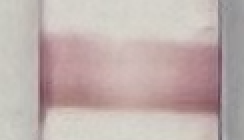
#> input picture Aug18_raw/cockroach/con_0.png, 122 x 70 px (shown 2 times larger); its folder holds 4 pictures in this run
$ python process.py
#> lines starting #> are read from the running program, lines starting #| are printed output that depends on the picture; after the words box and inside, x2 and y2 are one past the last pixel; in counts of white or black regions, pixels touching at a corner belong together
from pathlib import Path
from typing import Dict, Any, List, Optional, Tuple
import csv

import cv2
import numpy as np
from tqdm import tqdm

CFG: Dict[str, Any] = {
    "MARGIN": 25,          # R 必须分别比 G 和 B 大多少
    "ALPHA": 0.35,         # 叠加透明度 (0..1)
    "SAVE_MASK": True,     # 是否另存二值掩码
    "MASK_SUFFIX": "_mask.png",
    "CSV_NAME": "summary.csv",
}

def read_image_keep_alpha(p: Path) -> Tuple[np.ndarray, Optional[np.ndarray]]:
    """读图并保留 alpha。返回(BGR, alpha or None)。"""
    img = cv2.imread(str(p), cv2.IMREAD_UNCHANGED)
#> img is the input picture: shape (70, 122, 4); mean B, G, R, A 173.6, 176.5, 191.9, 255
#> in process_one, `bgr, a = read_image_keep_alpha(in_path)`: a: shape (70, 122); every value is 255
    if img is None:
        raise RuntimeError(f"Failed to read: {p}")
    if img.ndim == 2:
        img = cv2.cvtColor(img, cv2.COLOR_GRAY2BGR)
        return img, None
    if img.shape[2] == 4:
        return img[..., :3], img[..., 3]
    return img, None

def save_with_optional_alpha(out_bgr: np.ndarray, alpha: Optional[np.ndarray], out_path: Path):
    if alpha is not None:
        rgba = np.dstack([out_bgr, alpha])
        cv2.imwrite(str(out_path), rgba)
    else:
        cv2.imwrite(str(out_path), out_bgr)

def highlight_and_measure(bgr: np.ndarray, margin: int, alpha_overlay: float):
    """
    高亮红色主导像素，并计算灰度均值/总和（仅在高亮区域内）。
    返回 (overlay_bgr, mask_u8, count, min_gray, sum_gray)
    """
#> called with margin = 25, alpha_overlay = 0.35
    # 分通道并用 int16 防止减法溢出
    b = bgr[..., 0].astype(np.int16)
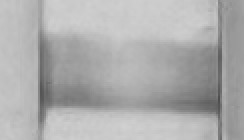
#> b: shape (70, 122) int16 (shown 2 times larger); min 78, max 208, mean 173.6
    g = bgr[..., 1].astype(np.int16)
    r = bgr[..., 2].astype(np.int16)
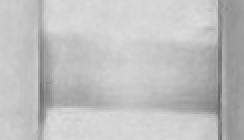
#> r: shape (70, 122) int16 (shown 2 times larger); min 100, max 220, mean 191.9

    mask = ((r - g) > margin) & ((r - b) > margin)
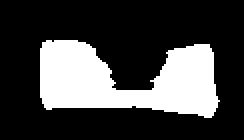
#> mask: shape (70, 122) bool (shown 2 times larger); 26.3% white; 1 white region, box (x1, y1, x2, y2) and area: (20, 20, 110, 59) 2245
    mask_u8 = (mask.astype(np.uint8) * 255)

    # 半透明红色叠加
    vis = bgr.astype(np.float32).copy()
    overlay = np.zeros_like(vis, dtype=np.float32)
    overlay[..., 2] = 255.0  # 纯红(BGR)
    m3 = mask[..., None].astype(np.float32)
    vis = np.where(m3, (1 - alpha_overlay) * vis + alpha_overlay * overlay, vis)
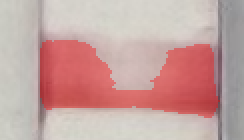
#> vis: shape (70, 122, 3) float32 (shown 2 times larger); mean of channels 0, 1, 2 160.1, 163.2, 198.8; drawn as B, G, R
    vis = np.clip(vis, 0, 255).astype(np.uint8)

    # 灰度（仅在高亮区域）
    # OpenCV是BGR：Y = 0.114*B + 0.587*G + 0.299*R
    gray = (0.05 * b.astype(np.float32) +
            0.05 * g.astype(np.float32) +
            0.9 * r.astype(np.float32))

    if mask.any():
        gray_in = gray[mask]
#> gray_in = 2245 values, max 206 at index 738, min 102 at index 1893, mean 176.1
        min_gray = float(gray_in.min())
#> min_gray = 102
        sum_gray = float(gray_in.sum())
#> sum_gray = 395417.1
        count = int(gray_in.size)
#> count = 2245
    else:
        min_gray = float("nan")
        sum_gray = 0.0
        count = 0

    return vis, mask_u8, count, min_gray, sum_gray

def process_one(in_path: Path, out_dir: Path, cfg: Dict[str, Any]) -> Dict[str, Any]:
    bgr, a = read_image_keep_alpha(in_path)
    vis, mask, cnt, min_gray, sum_gray = highlight_and_measure(
        bgr, cfg["MARGIN"], cfg["ALPHA"]
    )
#> cnt = 2245; min_gray = 102; sum_gray = 395417.1

    out_img = out_dir / in_path.name
    save_with_optional_alpha(vis, a, out_img)

    if cfg.get("SAVE_MASK", False):
        cv2.imwrite(str(out_dir / (in_path.stem + cfg["MASK_SUFFIX"])), mask)

    h, w = bgr.shape[:2]
#> h = 70; w = 122
    return {
        "file": in_path.name,
        "H": h,
        "W": w,
        "highlighted_pixels": cnt,
        "min_gray_in_highlight": min_gray,
        "sum_gray_in_highlight": sum_gray,
    }

def main(input_dir: str, output_dir: str, cfg: Dict[str, Any] = None):
    cfg = {**CFG, **(cfg or {})}
    in_dir, out_dir = Path(input_dir), Path(output_dir)
    out_dir.mkdir(parents=True, exist_ok=True)

    exts = {".png", ".jpg", ".jpeg"}
    imgs = sorted([p for p in in_dir.iterdir() if p.suffix.lower() in exts])
    if not imgs:
        print(f"No images found in {in_dir}")
        return

    rows: List[Dict[str, Any]] = []
    for p in tqdm(imgs, desc="Highlight + grayscale stats"):
        rows.append(process_one(p, out_dir, cfg))
#> pass 2 of the loop in main, `for p in tqdm(imgs, desc="Highlight + grayscale stats"):`:
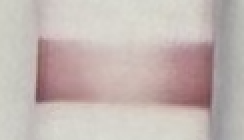
#> input picture Aug18_raw/cockroach/con_01.png, 122 x 70 px (shown 2 times larger)
#> in read_image_keep_alpha, img is the input picture: shape (70, 122, 4); mean B, G, R, A 178.6, 182.6, 195.2, 255
#> in highlight_and_measure (call 2), `mask = ((r - g) > margin) & ((r - b) > margin)`:
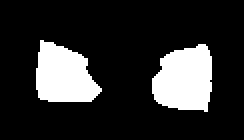
#> mask: shape (70, 122) bool (shown 2 times larger); 18% white; 2 white regions, box (x1, y1, x2, y2) and area: (76, 22, 106, 56) 804, (18, 20, 51, 51) 734
#> in highlight_and_measure (call 2), `vis = np.where(m3, (1 - alpha_overlay) * vis + alpha_overlay * overlay..`:
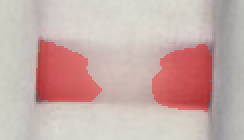
#> vis: shape (70, 122, 3) float32 (shown 2 times larger); mean of channels 0, 1, 2 170, 174.2, 200.5; drawn as B, G, R
#> gray_in = 1538 values, max 204.1 at index 1521, min 106.1 at index 1452, mean 167.5
#> in highlight_and_measure (call 2), `min_gray = float(gray_in.min())`: min_gray = 106.1
#> in highlight_and_measure (call 2), `sum_gray = float(gray_in.sum())`: sum_gray = 257606.5
#> pass 3 of the loop in main, `for p in tqdm(imgs, desc="Highlight + grayscale stats"):`:
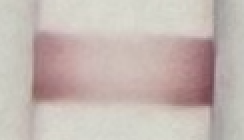
#> input picture Aug18_raw/cockroach/con_1.png, 122 x 70 px (shown 2 times larger)
#> in read_image_keep_alpha, img is the input picture: shape (70, 122, 4); mean B, G, R, A 178.1, 183.6, 196.6, 255
#> in highlight_and_measure (call 3), `mask = ((r - g) > margin) & ((r - b) > margin)`:
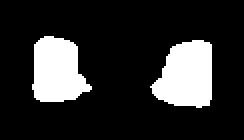
#> mask: shape (70, 122) bool (shown 2 times larger); 17.8% white; 2 white regions, box (x1, y1, x2, y2) and area: (75, 20, 106, 54) 791, (16, 18, 46, 51) 726
#> in highlight_and_measure (call 3), `vis = np.where(m3, (1 - alpha_overlay) * vis + alpha_overlay * overlay..`:
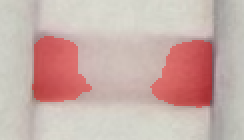
#> vis: shape (70, 122, 3) float32 (shown 2 times larger); mean of channels 0, 1, 2 169.6, 175.1, 201.7; drawn as B, G, R
#> gray_in = 1517 values, max 202.9 at index 620, min 102.8 at index 1118, mean 168.8
#> in highlight_and_measure (call 3), `min_gray = float(gray_in.min())`: min_gray = 102.8
#> in highlight_and_measure (call 3), `sum_gray = float(gray_in.sum())`: sum_gray = 256066.5
#> the loop made 4 passes; the first 3 are shown

    # 写 CSV
    csv_path = out_dir / cfg["CSV_NAME"]
    fields = ["file", "H", "W", "highlighted_pixels",
              "min_gray_in_highlight", "sum_gray_in_highlight"]
    with open(csv_path, "w", newline="") as f:
        w = csv.DictWriter(f, fieldnames=fields)
        w.writeheader()
        for r in rows:
            w.writerow(r)

    total = sum(r["highlighted_pixels"] for r in rows)
    print(f"Saved overlays to: {out_dir}")
    print(f"Saved CSV to: {csv_path}")
#| Saved CSV to: cockroach_output/summary.csv
    print(f"Total highlighted pixels across images: {total}")

if __name__ == "__main__":
    main("cockroach", "cockroach_output", cfg={"MARGIN": 25, "ALPHA": 0.35, "SAVE_MASK": True})
    main("der_f", "der_f_output", cfg={"MARGIN": 25, "ALPHA": 0.35, "SAVE_MASK": True})
#> (the run stopped early here; a loop or call above may not have finished)
